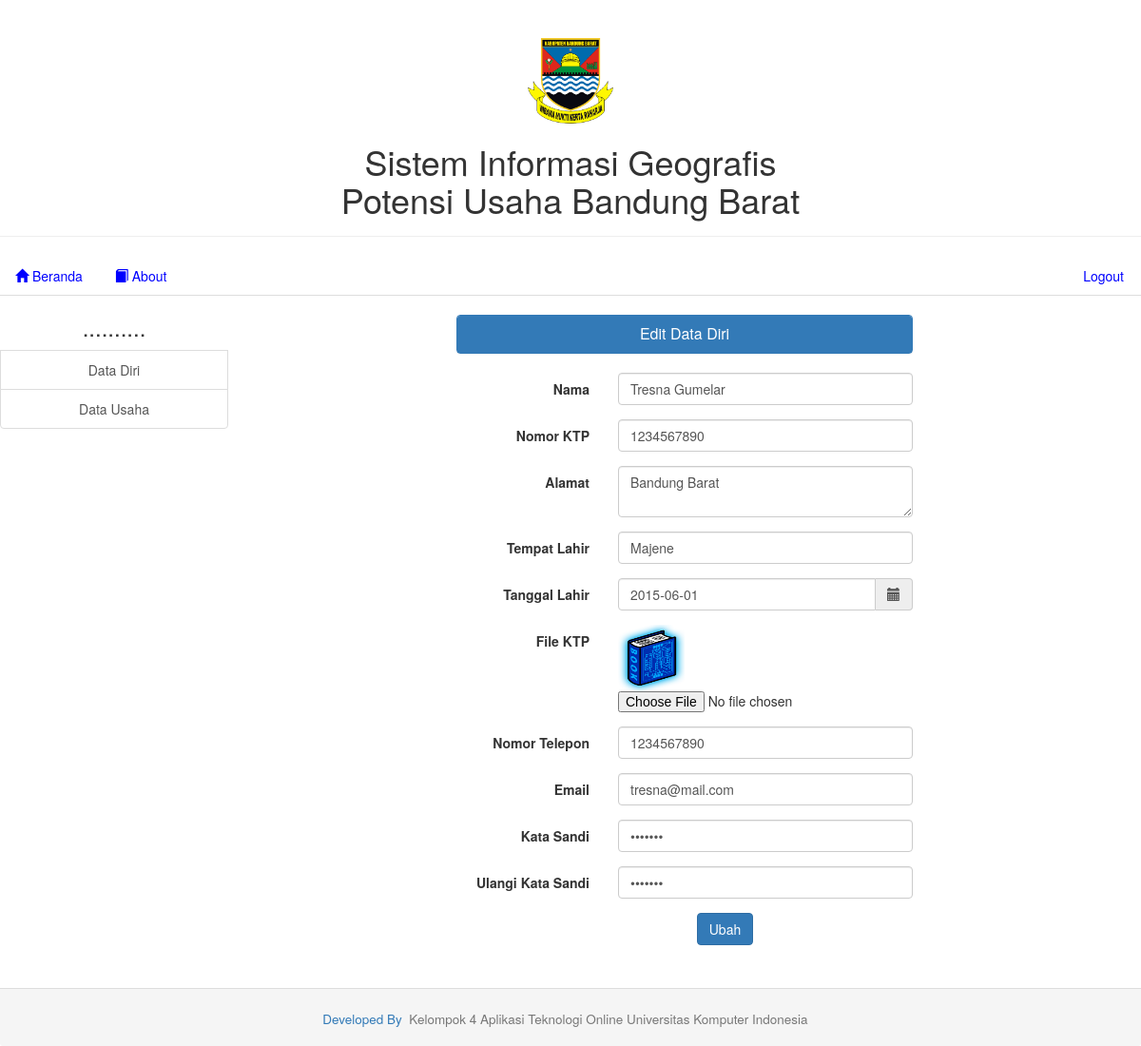
/pemilik_usaha/pengusaha_form_edit.php?no_ktp=1234567890, run on the app's committed database.
### tables this page shows
CREATE TABLE IF NOT EXISTS `pemilik_usaha` (
  `no_ktp` varchar(30) NOT NULL,
  `nama` varchar(50) NOT NULL,
  `alamat` varchar(50) NOT NULL,
  `tpt_lahir` varchar(20) NOT NULL,
  `tgl_lahir` date NOT NULL,
  `foto_ktp` varchar(50) NOT NULL,
  `no_telp` varchar(12) NOT NULL,
  `email` varchar(50) NOT NULL,
  `password` varchar(20) NOT NULL,
  `dihapus` char(1) NOT NULL DEFAULT 'T',
  `aktivasi` enum('DEACTIVE','ACTIVE') NOT NULL DEFAULT 'DEACTIVE',
  `tgl_daftar` datetime NOT NULL
);

### pemilik_usaha/pengusaha_form_edit.php (the view, shortened to what this page needs)
<!DOCTYPE html>
<html lang="en">
  <head>
    <?php include("lib_func.php"); ?>
    <link href="css/bootstrap.min.css" rel="stylesheet">
  </head>
  <body>
    <table width="100%" align="center" border=0 >
      <tr>
        <td colspan=2 align="center" >
        </td>
      </tr>
      <tr>
        <td width="20%" valign="top" align="center">
        </td>
        <td valign="top" width="80%">
          <?php
		  if (isset($_GET['no_ktp'])) {
            $no_ktp = $_GET['no_ktp'];
            $link = koneksi_db();
            $sql = "SELECT * FROM pemilik_usaha WHERE no_ktp='$no_ktp'";
            $result=mysql_query($sql, $link);
            $data = mysql_fetch_array($result)?>
              <form method="POST" action="pengusaha_proses_edit.php" enctype="multipart/form-data" class="form-horizontal">
              <table align="center" width="50%"
                <tr>
                  <td align="center" colspan=2>
                    <br>
                    <div class="panel panel-primary">
                      <div class="panel-heading">
                        <h3 class="panel-title">Edit Data Diri</h3>
                      </div>
                    </div>
                  </td>
                </tr>
                <tr>
                  <td colspan=2>
                      <div class="form-group">
                        <label for="nama" class="col-sm-4 control-label">Nama</label>
                        <div class="col-sm-8">
                          <input type="text" class="form-control" id="nama" name="nama" value="<?=$data['nama']?>">
                        </div>
                      </div>
                      <div class="form-group">
                        <label for="no_ktp" class="col-sm-4 control-label">Nomor KTP</label>
                        <div class="col-sm-8">
                          <input type="text" class="form-control" id="no_ktp" name="no_ktp" value="<?=$data['no_ktp']?>">
                        </div>
                      </div>
                      <div class="form-group">
                        <label for="alamat" class="col-sm-4 control-label">Alamat</label>
                        <div class="col-sm-8">
                          <textarea type="text" class="form-control" id="alamat" name="alamat" value="<?=$data['alamat']?>"><?=$data['alamat']?></textarea>
                        </div>
                      </div>
                      <div class="form-group">
                        <label for="tpt_lahir" class="col-sm-4 control-label">Tempat Lahir</label>
                        <div class="col-sm-8">
                          <input type="text" class="form-control" id="tpt_lahir" name="tpt_lahir" value="<?=$data['tpt_lahir']?>">
                        </div>
                      </div>
                      <div class="form-group">
                          <label for="tgl_lahir" class="col-sm-4 control-label">Tanggal Lahir</label>
                          <div class="col-sm-8">
                            <div class='input-group date' id='datepicker'>
                                <input type='text' class="form-control" id="tgl_lahir" name="tgl_lahir" value="<?=$data['tgl_lahir']?>"/>
                                <span class="input-group-addon">
                                    <span class="glyphicon glyphicon-calendar"></span>
                                </span>
                            </div>
                          </div>
                      </div>
                      <div class="form-group">
                        <label for="foto_ktp" class="col-sm-4 control-label">File KTP</label>
                        <div class="col-sm-8">
						  <img src="../admin/gambar/<?php echo $data['foto_ktp'];?>" width="70px" height="70px">
                          <input type="file" name="foto_ktp" value="<?=$data['foto_ktp']?>">
                        </div>
                      </div>
                      <div class="form-group">
                        <label for="no_telp" class="col-sm-4 control-label">Nomor Telepon</label>
                        <div class="col-sm-8">
                          <input type="text" class="form-control" id="no_telp" name="no_telp" value="<?=$data['no_telp']?>">
                        </div>
                      </div>
                      <div class="form-group">
                        <label for="email" class="col-sm-4 control-label">Email</label>
                        <div class="col-sm-8">
                          <input type="text" class="form-control" id="email" name="email" value="<?=$data['email']?>">
                        </div>
                      </div>
                      <div class="form-group">
                        <label for="password" class="col-sm-4 control-label">Kata Sandi</label>
                        <div class="col-sm-8">
                          <input type="password" class="form-control" id="password" name="password" value="<?=$data['password']?>">
                        </div>
                      </div>
                      <div class="form-group">
                        <label for="ulang_password" class="col-sm-4 control-label">Ulangi Kata Sandi</label>
                        <div class="col-sm-8">
                          <input type="password" class="form-control" id="ulang_password" name="ulang_password" value="<?=$data['password']?>">
                        </div>
                      </div>
                      <div class="form-group" align="center">
                        <div class="col-sm-offset-2 col-sm-10">
                          <button type="submit" class="btn btn-primary" id="Ubah">Ubah</button>
                        </div>
                      </div>
                  </td>
                </tr>
              </table>
			<?php
            } else {
              echo "Data tidak ditemukan";
            }?>
          <p>&nbsp;</p>
      <tr>
        <td colspan=2>
        </td>
      </tr>
  </body>
</html>

### pemilik_usaha/lib_func.php (style rules this page uses)
html, body { height: 100%; width: 100%; padding: 0; margin: 0; }

### data on the page
pemilik_usaha: nama "Tresna Gumelar", no_ktp "1234567890", alamat "Bandung Barat", tpt_lahir "Majene", tgl_lahir "2015-06-01", foto_ktp (picture), no_telp "1234567890", email "tresna@mail.com"
